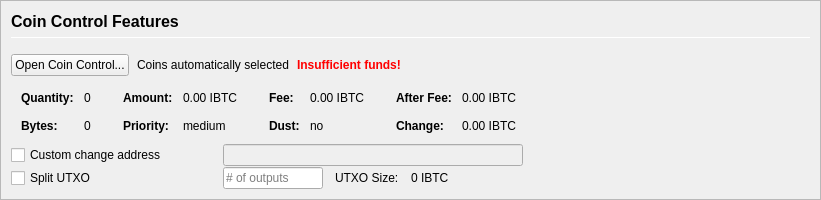
         <widget class="QFrame" name="frameCoinControl">
          <property name="sizePolicy">
           <sizepolicy hsizetype="Expanding" vsizetype="Expanding">
            <horstretch>0</horstretch>
            <verstretch>0</verstretch>
           </sizepolicy>
          </property>
          <property name="maximumSize">
           <size>
            <width>16777215</width>
            <height>16777215</height>
           </size>
          </property>
          <property name="frameShape">
           <enum>QFrame::StyledPanel</enum>
          </property>
          <property name="frameShadow">
           <enum>QFrame::Sunken</enum>
          </property>
          <layout class="QVBoxLayout" name="verticalLayoutCoinControl2">
           <property name="spacing">
            <number>0</number>
           </property>
           <property name="leftMargin">
            <number>0</number>
           </property>
           <property name="topMargin">
            <number>0</number>
           </property>
           <property name="rightMargin">
            <number>0</number>
           </property>
           <property name="bottomMargin">
            <number>0</number>
           </property>
           <item>
            <widget class="QFrame" name="frameCoinControl_BG">
             <layout class="QVBoxLayout" name="verticalLayoutCoinControl" stretch="0,0,0,0,0,0">
              <property name="spacing">
               <number>1</number>
              </property>
              <property name="leftMargin">
               <number>10</number>
              </property>
              <property name="topMargin">
               <number>10</number>
              </property>
              <item>
               <layout class="QHBoxLayout" name="horizontalLayoutCoinControl1">
                <property name="bottomMargin">
                 <number>15</number>
                </property>
                <item>
                 <layout class="QVBoxLayout" name="verticalLayout_3">
                  <property name="spacing">
                   <number>6</number>
                  </property>
                  <item>
                   <widget class="QLabel" name="labelCoinControlFeatures">
                    <property name="sizePolicy">
                     <sizepolicy hsizetype="Preferred" vsizetype="Maximum">
                      <horstretch>0</horstretch>
                      <verstretch>0</verstretch>
                     </sizepolicy>
                    </property>
                    <property name="minimumSize">
                     <size>
                      <width>0</width>
                      <height>20</height>
                     </size>
                    </property>
                    <property name="font">
                     <font>
                      <pointsize>12</pointsize>
                      <weight>75</weight>
                      <bold>true</bold>
                     </font>
                    </property>
                    <property name="styleSheet">
                     <string notr="true">font-weight:bold;</string>
                    </property>
                    <property name="text">
                     <string>Coin Control Features</string>
                    </property>
                   </widget>
                  </item>
                  <item>
                   <widget class="Line" name="line">
                    <property name="minimumSize">
                     <size>
                      <width>0</width>
                      <height>1</height>
                     </size>
                    </property>
                    <property name="maximumSize">
                     <size>
                      <width>16777215</width>
                      <height>1</height>
                     </size>
                    </property>
                    <property name="orientation">
                     <enum>Qt::Horizontal</enum>
                    </property>
                   </widget>
                  </item>
                 </layout>
                </item>
               </layout>
              </item>
              <item>
               <layout class="QHBoxLayout" name="horizontalLayoutCoinControl2" stretch="0,0,0,0">
                <property name="spacing">
                 <number>8</number>
                </property>
                <property name="bottomMargin">
                 <number>10</number>
                </property>
                <item>
                 <widget class="QPushButton" name="pushButtonCoinControl">
                  <property name="styleSheet">
                   <string notr="true"/>
                  </property>
                  <property name="text">
                   <string>Open Coin Control...</string>
                  </property>
                  <property name="autoDefault">
                   <bool>false</bool>
                  </property>
                 </widget>
                </item>
                <item>
                 <widget class="QLabel" name="labelCoinControlAutomaticallySelected">
                  <property name="text">
                   <string>Coins automatically selected</string>
                  </property>
                  <property name="margin">
                   <number>5</number>
                  </property>
                 </widget>
                </item>
                <item>
                 <widget class="QLabel" name="labelCoinControlInsuffFunds">
                  <property name="font">
                   <font>
                    <weight>75</weight>
                    <bold>true</bold>
                   </font>
                  </property>
                  <property name="styleSheet">
                   <string notr="true">color:red;font-weight:bold;</string>
                  </property>
                  <property name="text">
                   <string>Insufficient funds!</string>
                  </property>
                  <property name="margin">
                   <number>5</number>
                  </property>
                 </widget>
                </item>
                <item>
                 <spacer name="horizontalSpacerCoinControl">
                  <property name="orientation">
                   <enum>Qt::Horizontal</enum>
                  </property>
                  <property name="sizeHint" stdset="0">
                   <size>
                    <width>40</width>
                    <height>1</height>
                   </size>
                  </property>
                 </spacer>
                </item>
               </layout>
              </item>
              <item>
               <widget class="QWidget" name="widgetCoinControl" native="true">
                <property name="sizePolicy">
                 <sizepolicy hsizetype="Preferred" vsizetype="Preferred">
                  <horstretch>0</horstretch>
                  <verstretch>0</verstretch>
                 </sizepolicy>
                </property>
                <property name="minimumSize">
                 <size>
                  <width>0</width>
                  <height>0</height>
                 </size>
                </property>
                <property name="styleSheet">
                 <string notr="true"/>
                </property>
                <layout class="QHBoxLayout" name="horizontalLayoutCoinControl5">
                 <property name="leftMargin">
                  <number>0</number>
                 </property>
                 <property name="topMargin">
                  <number>0</number>
                 </property>
                 <property name="rightMargin">
                  <number>0</number>
                 </property>
                 <property name="bottomMargin">
                  <number>0</number>
                 </property>
                 <item>
                  <layout class="QHBoxLayout" name="horizontalLayoutCoinControl3" stretch="0,0,0,1">
                   <property name="spacing">
                    <number>20</number>
                   </property>
                   <property name="topMargin">
                    <number>0</number>
                   </property>
                   <property name="bottomMargin">
                    <number>10</number>
                   </property>
                   <item>
                    <layout class="QFormLayout" name="formLayoutCoinControl1">
                     <property name="horizontalSpacing">
                      <number>10</number>
                     </property>
                     <property name="verticalSpacing">
                      <number>14</number>
                     </property>
                     <property name="leftMargin">
                      <number>10</number>
                     </property>
                     <property name="topMargin">
                      <number>4</number>
                     </property>
                     <property name="rightMargin">
                      <number>6</number>
                     </property>
                     <item row="0" column="0">
                      <widget class="QLabel" name="labelCoinControlQuantityText">
                       <property name="font">
                        <font>
                         <weight>75</weight>
                         <bold>true</bold>
                        </font>
                       </property>
                       <property name="text">
                        <string>Quantity:</string>
                       </property>
                       <property name="margin">
                        <number>0</number>
                       </property>
                      </widget>
                     </item>
                     <item row="0" column="1">
                      <widget class="QLabel" name="labelCoinControlQuantity">
                       <property name="cursor">
                        <cursorShape>IBeamCursor</cursorShape>
                       </property>
                       <property name="contextMenuPolicy">
                        <enum>Qt::ActionsContextMenu</enum>
                       </property>
                       <property name="text">
                        <string notr="true">0</string>
                       </property>
                       <property name="margin">
                        <number>0</number>
                       </property>
                       <property name="textInteractionFlags">
                        <set>Qt::LinksAccessibleByMouse|Qt::TextSelectableByKeyboard|Qt::TextSelectableByMouse</set>
                       </property>
                      </widget>
                     </item>
                     <item row="1" column="0">
                      <widget class="QLabel" name="labelCoinControlBytesText">
                       <property name="font">
                        <font>
                         <weight>75</weight>
                         <bold>true</bold>
                        </font>
                       </property>
                       <property name="text">
                        <string>Bytes:</string>
                       </property>
                      </widget>
                     </item>
                     <item row="1" column="1">
                      <widget class="QLabel" name="labelCoinControlBytes">
                       <property name="cursor">
                        <cursorShape>IBeamCursor</cursorShape>
                       </property>
                       <property name="contextMenuPolicy">
                        <enum>Qt::ActionsContextMenu</enum>
                       </property>
                       <property name="text">
                        <string notr="true">0</string>
                       </property>
                       <property name="textInteractionFlags">
                        <set>Qt::LinksAccessibleByMouse|Qt::TextSelectableByKeyboard|Qt::TextSelectableByMouse</set>
                       </property>
                      </widget>
                     </item>
                    </layout>
                   </item>
                   <item>
                    <layout class="QFormLayout" name="formLayoutCoinControl2">
                     <property name="horizontalSpacing">
                      <number>10</number>
                     </property>
                     <property name="verticalSpacing">
                      <number>14</number>
                     </property>
                     <property name="leftMargin">
                      <number>6</number>
                     </property>
                     <property name="topMargin">
                      <number>4</number>
                     </property>
                     <property name="rightMargin">
                      <number>6</number>
                     </property>
                     <item row="0" column="0">
                      <widget class="QLabel" name="labelCoinControlAmountText">
                       <property name="font">
                        <font>
                         <weight>75</weight>
                         <bold>true</bold>
                        </font>
                       </property>
                       <property name="text">
                        <string>Amount:</string>
                       </property>
                       <property name="margin">
                        <number>0</number>
                       </property>
                      </widget>
                     </item>
                     <item row="0" column="1">
                      <widget class="QLabel" name="labelCoinControlAmount">
                       <property name="cursor">
                        <cursorShape>IBeamCursor</cursorShape>
                       </property>
                       <property name="contextMenuPolicy">
                        <enum>Qt::ActionsContextMenu</enum>
                       </property>
                       <property name="text">
                        <string notr="true">0.00 IBTC</string>
                       </property>
                       <property name="textInteractionFlags">
                        <set>Qt::LinksAccessibleByMouse|Qt::TextSelectableByKeyboard|Qt::TextSelectableByMouse</set>
                       </property>
                      </widget>
                     </item>
                     <item row="1" column="0">
                      <widget class="QLabel" name="labelCoinControlPriorityText">
                       <property name="font">
                        <font>
                         <weight>75</weight>
                         <bold>true</bold>
                        </font>
                       </property>
                       <property name="text">
                        <string>Priority:</string>
                       </property>
                      </widget>
                     </item>
                     <item row="1" column="1">
                      <widget class="QLabel" name="labelCoinControlPriority">
                       <property name="cursor">
                        <cursorShape>IBeamCursor</cursorShape>
                       </property>
                       <property name="contextMenuPolicy">
                        <enum>Qt::ActionsContextMenu</enum>
                       </property>
                       <property name="text">
                        <string>medium</string>
                       </property>
                       <property name="textInteractionFlags">
                        <set>Qt::LinksAccessibleByMouse|Qt::TextSelectableByKeyboard|Qt::TextSelectableByMouse</set>
                       </property>
                      </widget>
                     </item>
                    </layout>
                   </item>
                   <item>
                    <layout class="QFormLayout" name="formLayoutCoinControl3">
                     <property name="horizontalSpacing">
                      <number>10</number>
                     </property>
                     <property name="verticalSpacing">
                      <number>14</number>
                     </property>
                     <property name="leftMargin">
                      <number>6</number>
                     </property>
                     <property name="topMargin">
                      <number>4</number>
                     </property>
                     <property name="rightMargin">
                      <number>6</number>
                     </property>
                     <item row="0" column="0">
                      <widget class="QLabel" name="labelCoinControlFeeText">
                       <property name="font">
                        <font>
                         <weight>75</weight>
                         <bold>true</bold>
                        </font>
                       </property>
                       <property name="text">
                        <string>Fee:</string>
                       </property>
                       <property name="margin">
                        <number>0</number>
                       </property>
                      </widget>
                     </item>
                     <item row="0" column="1">
                      <widget class="QLabel" name="labelCoinControlFee">
                       <property name="cursor">
                        <cursorShape>IBeamCursor</cursorShape>
                       </property>
                       <property name="contextMenuPolicy">
                        <enum>Qt::ActionsContextMenu</enum>
                       </property>
                       <property name="text">
                        <string notr="true">0.00 IBTC</string>
                       </property>
                       <property name="textInteractionFlags">
                        <set>Qt::LinksAccessibleByMouse|Qt::TextSelectableByKeyboard|Qt::TextSelectableByMouse</set>
                       </property>
                      </widget>
                     </item>
                     <item row="1" column="0">
                      <widget class="QLabel" name="labelCoinControlLowOutputText">
                       <property name="font">
                        <font>
                         <weight>75</weight>
                         <bold>true</bold>
                        </font>
                       </property>
                       <property name="text">
                        <string>Dust:</string>
                       </property>
                      </widget>
                     </item>
                     <item row="1" column="1">
                      <widget class="QLabel" name="labelCoinControlLowOutput">
                       <property name="cursor">
                        <cursorShape>IBeamCursor</cursorShape>
                       </property>
                       <property name="contextMenuPolicy">
                        <enum>Qt::ActionsContextMenu</enum>
                       </property>
                       <property name="text">
                        <string>no</string>
                       </property>
                       <property name="textInteractionFlags">
                        <set>Qt::LinksAccessibleByMouse|Qt::TextSelectableByKeyboard|Qt::TextSelectableByMouse</set>
                       </property>
                      </widget>
                     </item>
                    </layout>
                   </item>
                   <item>
                    <layout class="QFormLayout" name="formLayoutCoinControl4">
                     <property name="horizontalSpacing">
                      <number>10</number>
                     </property>
                     <property name="verticalSpacing">
                      <number>14</number>
                     </property>
                     <property name="leftMargin">
                      <number>6</number>
                     </property>
                     <property name="topMargin">
                      <number>4</number>
                     </property>
                     <property name="rightMargin">
                      <number>6</number>
                     </property>
                     <item row="0" column="0">
                      <widget class="QLabel" name="labelCoinControlAfterFeeText">
                       <property name="font">
                        <font>
                         <weight>75</weight>
                         <bold>true</bold>
                        </font>
                       </property>
                       <property name="text">
                        <string>After Fee:</string>
                       </property>
                       <property name="margin">
                        <number>0</number>
                       </property>
                      </widget>
                     </item>
                     <item row="0" column="1">
                      <widget class="QLabel" name="labelCoinControlAfterFee">
                       <property name="cursor">
                        <cursorShape>IBeamCursor</cursorShape>
                       </property>
                       <property name="contextMenuPolicy">
                        <enum>Qt::ActionsContextMenu</enum>
                       </property>
                       <property name="text">
                        <string notr="true">0.00 IBTC</string>
                       </property>
                       <property name="textInteractionFlags">
                        <set>Qt::LinksAccessibleByMouse|Qt::TextSelectableByKeyboard|Qt::TextSelectableByMouse</set>
                       </property>
                      </widget>
                     </item>
                     <item row="1" column="0">
                      <widget class="QLabel" name="labelCoinControlChangeText">
                       <property name="font">
                        <font>
                         <weight>75</weight>
                         <bold>true</bold>
                        </font>
                       </property>
                       <property name="text">
                        <string>Change:</string>
                       </property>
                      </widget>
                     </item>
                     <item row="1" column="1">
                      <widget class="QLabel" name="labelCoinControlChange">
                       <property name="cursor">
                        <cursorShape>IBeamCursor</cursorShape>
                       </property>
                       <property name="contextMenuPolicy">
                        <enum>Qt::ActionsContextMenu</enum>
                       </property>
                       <property name="text">
                        <string notr="true">0.00 IBTC</string>
                       </property>
                       <property name="textInteractionFlags">
                        <set>Qt::LinksAccessibleByMouse|Qt::TextSelectableByKeyboard|Qt::TextSelectableByMouse</set>
                       </property>
                      </widget>
                     </item>
                    </layout>
                   </item>
                  </layout>
                 </item>
                </layout>
               </widget>
              </item>
              <item>
               <layout class="QHBoxLayout" name="horizontalLayoutCoinControl4">
                <property name="spacing">
                 <number>12</number>
                </property>
                <property name="sizeConstraint">
                 <enum>QLayout::SetDefaultConstraint</enum>
                </property>
                <property name="topMargin">
                 <number>0</number>
                </property>
                <property name="rightMargin">
                 <number>0</number>
                </property>
                <item>
                 <widget class="QCheckBox" name="checkBoxCoinControlChange">
                  <property name="sizePolicy">
                   <sizepolicy hsizetype="Preferred" vsizetype="Preferred">
                    <horstretch>0</horstretch>
                    <verstretch>0</verstretch>
                   </sizepolicy>
                  </property>
                  <property name="minimumSize">
                   <size>
                    <width>200</width>
                    <height>0</height>
                   </size>
                  </property>
                  <property name="maximumSize">
                   <size>
                    <width>200</width>
                    <height>16777215</height>
                   </size>
                  </property>
                  <property name="toolTip">
                   <string>If this is activated, but the change address is empty or invalid, change will be sent to a newly generated address.</string>
                  </property>
                  <property name="text">
                   <string>Custom change address</string>
                  </property>
                 </widget>
                </item>
                <item>
                 <widget class="QValidatedLineEdit" name="lineEditCoinControlChange">
                  <property name="enabled">
                   <bool>false</bool>
                  </property>
                  <property name="sizePolicy">
                   <sizepolicy hsizetype="Preferred" vsizetype="Preferred">
                    <horstretch>0</horstretch>
                    <verstretch>0</verstretch>
                   </sizepolicy>
                  </property>
                  <property name="minimumSize">
                   <size>
                    <width>300</width>
                    <height>0</height>
                   </size>
                  </property>
                 </widget>
                </item>
                <item>
                 <widget class="QLabel" name="labelCoinControlChangeLabel">
                  <property name="sizePolicy">
                   <sizepolicy hsizetype="Preferred" vsizetype="Preferred">
                    <horstretch>0</horstretch>
                    <verstretch>0</verstretch>
                   </sizepolicy>
                  </property>
                  <property name="minimumSize">
                   <size>
                    <width>100</width>
                    <height>0</height>
                   </size>
                  </property>
                  <property name="text">
                   <string/>
                  </property>
                  <property name="margin">
                   <number>3</number>
                  </property>
                 </widget>
                </item>
               </layout>
              </item>
              <item>
               <layout class="QHBoxLayout" name="horizontalLayoutCoinControl6">
                <property name="spacing">
                 <number>12</number>
                </property>
                <property name="rightMargin">
                 <number>0</number>
                </property>
                <item>
                 <widget class="QCheckBox" name="splitBlockCheckBox">
                  <property name="sizePolicy">
                   <sizepolicy hsizetype="Preferred" vsizetype="Preferred">
                    <horstretch>0</horstretch>
                    <verstretch>0</verstretch>
                   </sizepolicy>
                  </property>
                  <property name="minimumSize">
                   <size>
                    <width>200</width>
                    <height>0</height>
                   </size>
                  </property>
                  <property name="maximumSize">
                   <size>
                    <width>200</width>
                    <height>16777215</height>
                   </size>
                  </property>
                  <property name="text">
                   <string>Split UTXO</string>
                  </property>
                 </widget>
                </item>
                <item>
                 <widget class="QLineEdit" name="splitBlockLineEdit">
                  <property name="sizePolicy">
                   <sizepolicy hsizetype="Preferred" vsizetype="Preferred">
                    <horstretch>50</horstretch>
                    <verstretch>0</verstretch>
                   </sizepolicy>
                  </property>
                  <property name="minimumSize">
                   <size>
                    <width>100</width>
                    <height>0</height>
                   </size>
                  </property>
                  <property name="maximumSize">
                   <size>
                    <width>100</width>
                    <height>16777215</height>
                   </size>
                  </property>
                  <property name="placeholderText">
                   <string># of outputs</string>
                  </property>
                 </widget>
                </item>
                <item>
                 <widget class="QLabel" name="labelBlockSizeText">
                  <property name="text">
                   <string>UTXO Size:</string>
                  </property>
                 </widget>
                </item>
                <item>
                 <widget class="QLabel" name="labelBlockSize">
                  <property name="text">
                   <string>0 IBTC</string>
                  </property>
                 </widget>
                </item>
                <item>
                 <spacer name="horizontalSpacer_7">
                  <property name="orientation">
                   <enum>Qt::Horizontal</enum>
                  </property>
                  <property name="sizeHint" stdset="0">
                   <size>
                    <width>40</width>
                    <height>20</height>
                   </size>
                  </property>
                 </spacer>
                </item>
               </layout>
              </item>
              <item>
               <spacer name="verticalSpacerCoinControl">
                <property name="orientation">
                 <enum>Qt::Vertical</enum>
                </property>
                <property name="sizeHint" stdset="0">
                 <size>
                  <width>800</width>
                  <height>1</height>
                 </size>
                </property>
               </spacer>
              </item>
             </layout>
            </widget>
           </item>
          </layout>
         </widget>
